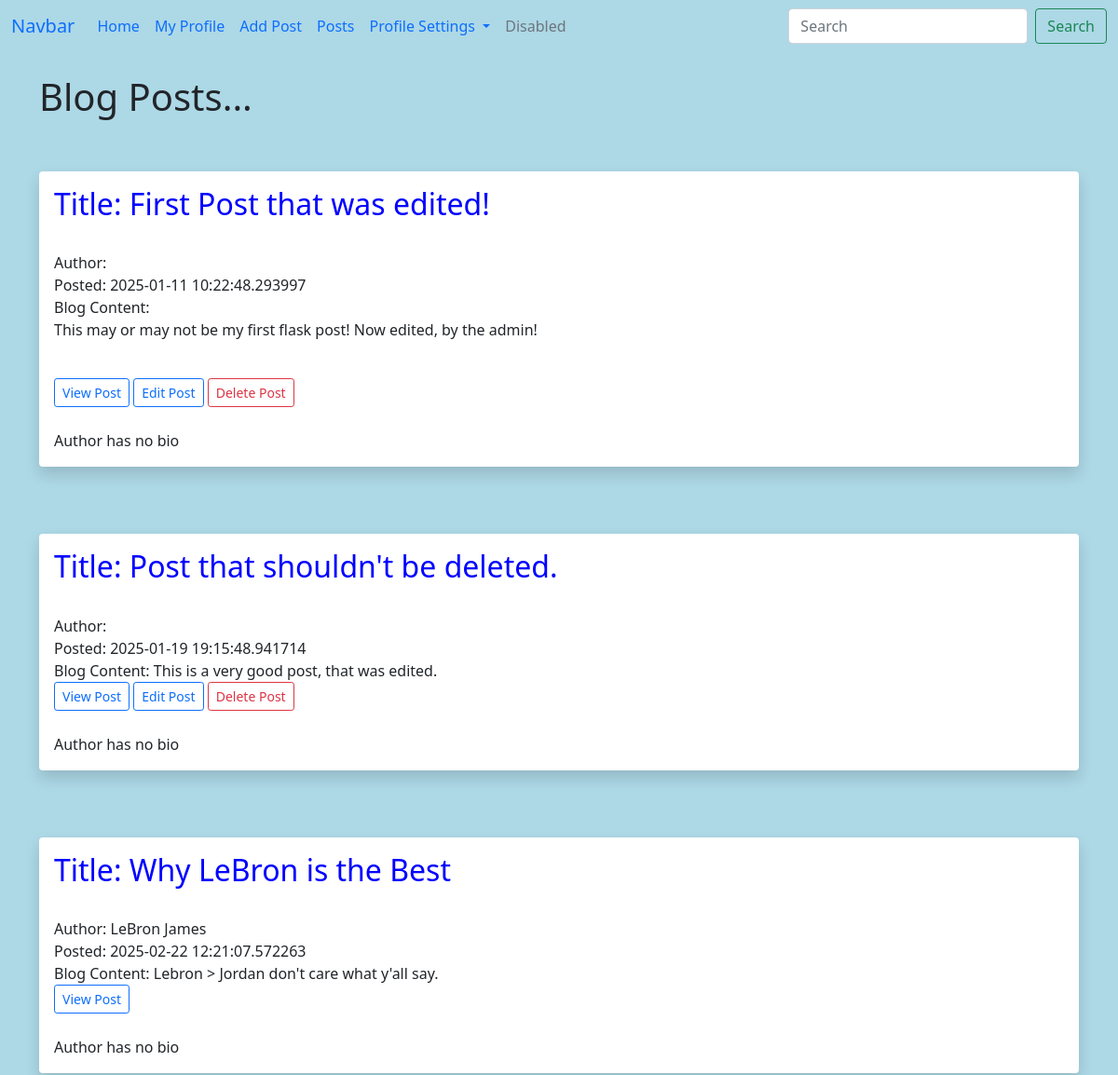
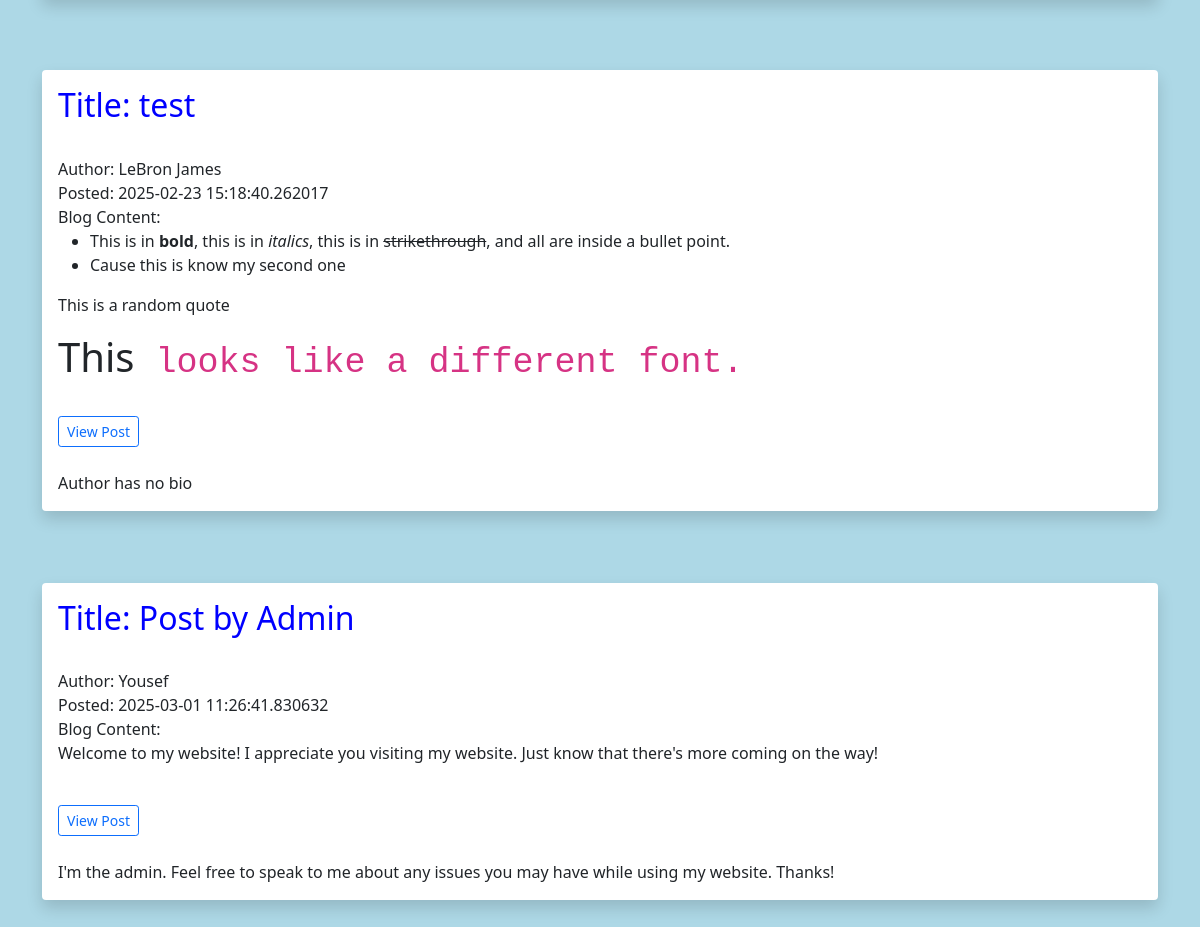
The page /posts on the database its author committed (2 pictures, top to bottom).
### whynot.py (models this page shows, shortened)
class Posts(db.Model):
    id=db.Column(db.Integer,primary_key=True)
    title = db.Column(db.String(255))
    content = db.Column(db.Text)
    date_posted = db.Column(db.DateTime,default=datetime.now)
    slug=db.Column(db.String(255)) #Changes url from number to a title
    poster_id=db.Column(db.Integer, db.ForeignKey('users.id'))

class Users(db.Model,UserMixin):
    id= db.Column(db.Integer, primary_key=True)
    username=db.Column(db.String(20))
    name=db.Column(db.String(200),nullable=False) #200 is the max amount of string. Cannot be nothing as per nullable=False
    email=db.Column(db.String(120),nullable=False,unique=True) #only one email per user allowed due to unique=
    favorite_food=db.Column(db.String(150))
    about_author=db.Column(db.Text(500),nullable=True)
    date_added=db.Column(db.DateTime, default=datetime.now) # puts current date when they fill out the form
    profile_pic=db.Column(db.String(150),nullable=True)
    password_hash = db.Column(db.String(120))
    posts=db.relationship('Posts',backref='poster')
    @property
    def password(self): # We define the password here
        raise AttributeError('Password is not a readable attributle!')

### whynot.py (the view)
@app.route('/posts')
def posts():
    posts=Posts.query.order_by(Posts.date_posted)
    return render_template('posts.html',posts=posts)

### webforms.py
class SearchForm(FlaskForm):
    searched=StringField("Searched ",validators=[DataRequired()])
    submit=SubmitField("Submit")

### whynot.py (called while the page is built)
@app.context_processor
def base():
    form=SearchForm()
    return dict(form=form)

### templates/posts.html (shortened to what this page needs)
{% extends 'base.html' %}
{% block content %}
<h1>Blog Posts...</h1>
<br>
{% for post in posts %}
    <br/>
    <div class="shadow p-3 mb-5 bg-body rounded">
        <h2>Title: {{ post.title }}</h2><br/>
        Author: {{ post.poster.name }}<br/>
        Posted: {{ post.date_posted }}<br/>
        Blog Content: {{ post.content|safe }}<br/>
        <a href="{{ url_for('post',id=post.id) }}" class="btn btn-outline-primary btn-sm">View Post</a>
        {% if post.poster.id == current_user.id or current_user.id==12 %}
            <a href="{{ url_for('edit_post',id=post.id) }}" class="btn btn-outline-primary btn-sm">Edit Post</a>
            <a href="{{ url_for('delete_post',id=post.id) }}" class="btn btn-outline-danger btn-sm">Delete Post</a>
        {% endif %}
        <br/><br/>
        {% if post.poster.about_author %}
            {{post.poster.about_author}}
        {% else %}
            Author has no bio
        {% endif %}
    </div>
{% endfor %}
{% endblock %}

### templates/base.html (shortened to what this page needs)
<!doctype html>
<html lang="en">
  <head>
    <link href="https://cdn.jsdelivr.net/npm/bootstrap@5.0.0-beta1/dist/css/bootstrap.min.css" rel="stylesheet">
    <link href="{{ url_for('static', filename='css/style.css') }}" rel="stylesheet">
  </head>
  <body>
    {% include 'navbar.html' %}
  	<br/>
  	<div class="container">
		{% block content %}
		{% endblock %}
	</div>
  </body>
</html>

### templates/navbar.html (shortened to what this page needs)
<nav class="navbar navbar-expand-lg bg-body-tertiary">
    <div class="container-fluid">
      <a class="navbar-brand" href="#">Navbar</a>
      <div class="collapse navbar-collapse" id="navbarSupportedContent">
        <ul class="navbar-nav me-auto mb-2 mb-lg-0">
          <li class="nav-item">
            <a class="nav-link active" aria-current="page" href="{{ url_for('index') }}">Home</a>
          </li>
          <li class="nav-item">
            <a class="nav-link" href="{{ url_for('info') }}">My Profile</a>
          </li>
          <li class="nav-item">
            <a class="nav-link" href="{{ url_for('add_post') }}">Add Post</a>
          </li>
          <li class="nav-item">
            <a class="nav-link" href="{{ url_for('posts') }}">Posts</a>
          </li>
          <li class="nav-item dropdown">
            <a class="nav-link dropdown-toggle" href="#" role="button" data-bs-toggle="dropdown" aria-expanded="false">
              Profile Settings
            </a>
          </li>
          <li class="nav-item">
            <a class="nav-link disabled" aria-disabled="true">Disabled</a>
          </li>
        </ul>
        <form  method="POST" action="{{ url_for('search') }}" class="d-flex">
          <input class="form-control me-2" type="search" placeholder="Search" aria-label="Search",name="searched">
          <button class="btn btn-outline-success" action="{{ url_for('search') }}" type="submit">Search</button>
        </form>
      </div>
    </div>
  </nav>

### static/css/style.css (style rules this page uses)
h2 { size:60px; color:blue; }
body { background-color: lightblue; }

### rows shown on the page
Posts: title "First Post that was edited!", date_posted "2025-01-11 10:22:48.293997", content "This may or may not be my first flask post! Now edited, by the admin!", shows "Author has no bio"
Posts: title "Post that shouldn't be deleted.", date_posted "2025-01-19 19:15:48.941714", content "This is a very good post, that was edited.", shows "Author has no bio"
Posts: title "Why LeBron is the Best", poster.name "LeBron James", date_posted "2025-02-22 12:21:07.572263", content "Lebron > Jordan don't care what y'all say.", shows "Author has no bio"
Posts: title "test", poster.name "LeBron James", date_posted "2025-02-23 15:18:40.262017", content "This is in bold , this is in italics , this is in strikethrough , and all are inside a bullet point. Cause this is know my second one This is a random quote This looks like a different font.", shows "Author has no bio"
Posts: title "Post by Admin", poster.name "Yousef", date_posted "2025-03-01 11:26:41.830632", content "Welcome to my website! I appreciate you visiting my website. Just know that there's more coming on the way!", poster.about_author "I'm the admin. Feel free to speak to me about any issues you may have while using my website. Thanks!"
